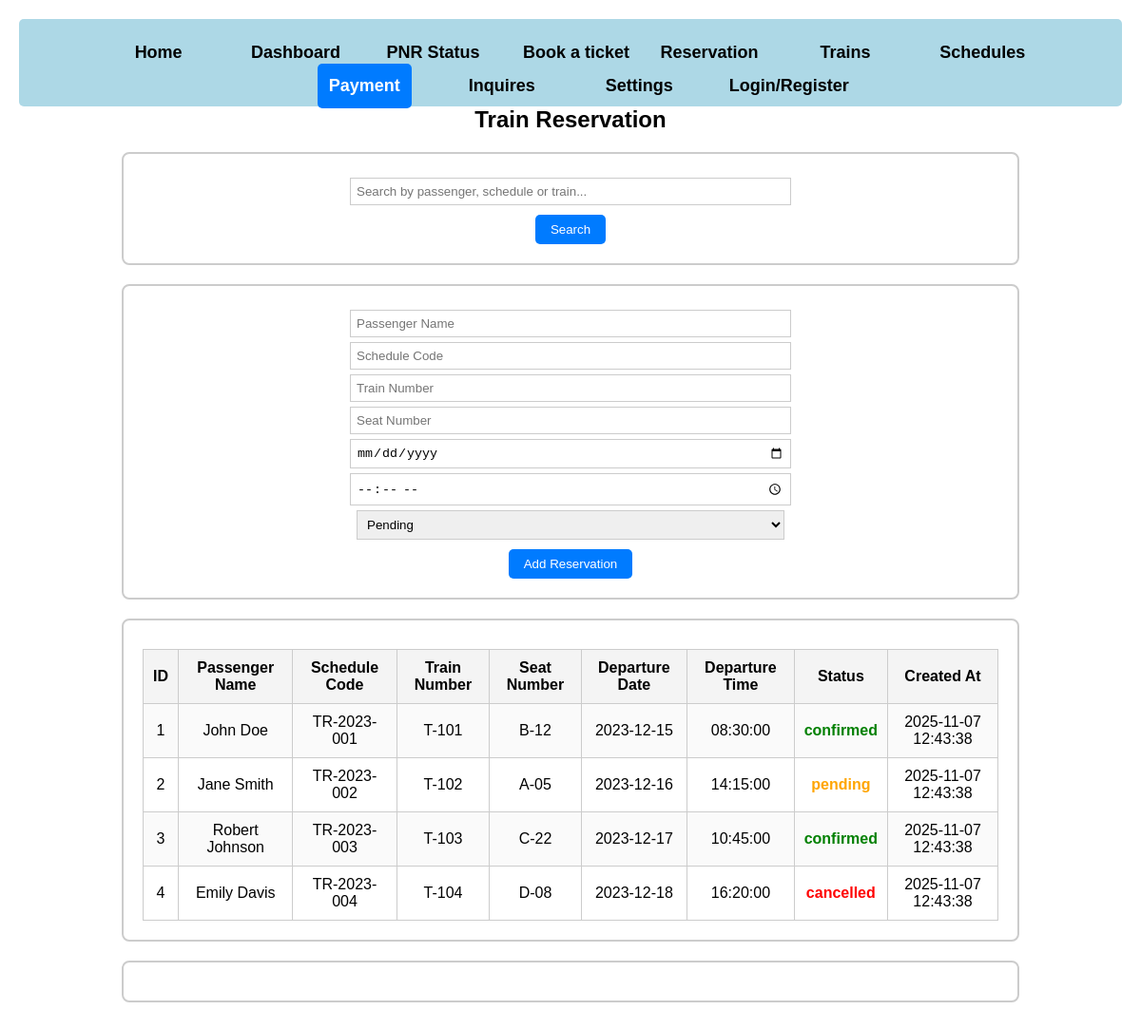
The app's page /reservation.php with its own data.
### tables this page shows
CREATE TABLE reservation (
    id INT AUTO_INCREMENT PRIMARY KEY,
    passenger_name VARCHAR(100) NOT NULL,
    schedule_code VARCHAR(50) NOT NULL,
    train_number VARCHAR(20) NOT NULL,
    seat_number VARCHAR(10) NOT NULL,
    departure_date DATE NOT NULL,
    departure_time TIME NOT NULL,
    status ENUM('confirmed', 'pending', 'cancelled') NOT NULL DEFAULT 'pending',
    created_at TIMESTAMP DEFAULT CURRENT_TIMESTAMP
);

### reservation.php (the view, shortened to what this page needs)
<?php
include 'header.php';
$servername = "localhost";
$username   = "root";
$password   = "";
$dbname     = "railway";
$conn = new mysqli($servername, $username, $password, $dbname);
$search = "";
$whereClause = "";
$limit = 5;
$page = isset($_GET['page']) ? (int)$_GET['page'] : 1;
$offset = ($page - 1) * $limit;
$sql = "SELECT * FROM reservation $whereClause ORDER BY created_at DESC LIMIT $limit OFFSET $offset";
$result = $conn->query($sql);
?>
<!DOCTYPE html>
<html lang="en">
<head>
</head>
<body>
<h2>Train Reservation</h2>
<div class="box">
    <form method="get" action="">
        <input type="text" name="search" placeholder="Search by passenger, schedule or train..." value="<?php echo htmlspecialchars($search); ?>">
        <button type="submit">Search</button>
    </form>
</div>
<div class="box">
    <form method="post" action="">
        <input type="text" name="passenger_name" placeholder="Passenger Name" required>
        <input type="text" name="schedule_code" placeholder="Schedule Code" required>
        <input type="text" name="train_number" placeholder="Train Number" required>
        <input type="text" name="seat_number" placeholder="Seat Number" required>
        <input type="date" name="departure_date" required>
        <input type="time" name="departure_time" required>
        <select name="status" required>
            <option value="pending">Pending</option>
        </select>
        <button type="submit" name="add_reservation">Add Reservation</button>
    </form>
</div>
<div class="box">
<?php
if ($result->num_rows > 0) {
    echo "<table>
            <tr>
                <th>ID</th>
                <th>Passenger Name</th>
                <th>Schedule Code</th>
                <th>Train Number</th>
                <th>Seat Number</th>
                <th>Departure Date</th>
                <th>Departure Time</th>
                <th>Status</th>
                <th>Created At</th>
            </tr>";
    while($row = $result->fetch_assoc()) {
        $statusClass = "status-" . strtolower($row['status']);
        echo "<tr>
                <td>{$row['id']}</td>
                <td>{$row['passenger_name']}</td>
                <td>{$row['schedule_code']}</td>
                <td>{$row['train_number']}</td>
                <td>{$row['seat_number']}</td>
                <td>{$row['departure_date']}</td>
                <td>{$row['departure_time']}</td>
                <td class='{$statusClass}'>{$row['status']}</td>
                <td>{$row['created_at']}</td>
              </tr>";
    }
    echo "</table>";
} else {
    echo "<p>No reservations found.</p>";
}
?>
</div>
<div class="box pagination">
</div>
</body>
</html>

### header.php (shortened to what this page needs)
<!DOCTYPE html>
<html>
<head>
<link rel="stylesheet" href="s1.css" type="text/css">
</head>
<body>
<div class="Menu">
<ul id="navmenu">
<li><a href="index.php">Home</a></li>
<li><a href="dashboard.php">Dashboard</a></li>
<li><a href="pnrstatus.php">PNR Status</a></li>
<li><a href="booktkt.php">Book&nbsp;a&nbsp;ticket</a></li>
<li><a href="reservation.php">Reservation</a></li>
<li><a href="train_list.php">Trains</a></li>
<li><a href="schedule_list.php">Schedules</a></li>
<li><a href="payment.php" style="color:white; background-color:#007BFF; border-radius:5px; padding:6px 12px;">Payment</a></li>
<li><a href="inquires.php">Inquires</a></li>
<li><a href="settings.php">Settings</a></li>
<li>
<?php
if(isset($_SESSION['user_info'])){
echo '<div id="dropdown"><span id="user">'.$_SESSION['user_info'].'</span><div id="Logout"><a href="logout.php">Logout</a></div></div>';
} else {
echo '<a href="register.php">Login/Register</a>';
}
?>
</li>
</ul>
</div>
</body>
</html>

### s1.css (style rules this page uses)
* { margin:0px; }
ul li { width: 130px; display: inline-block; height: 35px; line-height: 35px; text-align: center; }
ul li a { color: white; text-decoration: none; display: block; }
ul li { cursor: pointer; margin-left: 65px; }

### header.php (style rules this page uses)
li { font-family: sans-serif; font-size: 18px; list-style: none; }
.Menu { background-color: #ADD8E6; padding: 10px 25px; border-radius: 5px; text-align: center; }
.Menu a, .Menu span { color: black; text-decoration: none; padding: 8px 15px; display: inline-block; font-weight: bold; }
#navmenu { margin: 0; padding: 0; display: inline-block; }
#navmenu li { display: inline-block; margin: 0 5px; }

### reservation.php (style rules this page uses)
body { font-family: Arial, sans-serif; margin: 0; padding: 20px; background: url(img/bg1.jpg) no-repeat center center fixed; background-size: cover; }
h2 { text-align: center; margin-bottom: 20px; }
.box { background: #fff; border: 2px solid #ccc; border-radius: 8px; padding: 20px; margin: 0 auto 20px auto; max-width: 900px; }
table { border-collapse: collapse; width: 100%; margin-top: 10px; background: #fff; }
th, td { border: 1px solid #ccc; padding: 10px; text-align: center; }
th { background: #f4f4f4; }
tr:nth-child(even) { background: #fafafa; }
.status-confirmed { color: green; font-weight: bold; }
.status-pending { color: orange; font-weight: bold; }
.status-cancelled { color: red; font-weight: bold; }
form input, form select { margin: 5px 0; padding: 6px; width: 50%; max-width: 850px; border: 1px solid #ccc; display: block; margin-left: auto; margin-right: auto; }
form button { display: block; margin: 10px auto 0 auto; padding: 8px 16px; border: none; background: #007BFF; color: #fff; border-radius: 5px; cursor: pointer; }
.pagination { text-align: center; margin-top: 15px; }

### records on screen
reservation: id "1", passenger_name "John Doe", schedule_code "TR-2023-001", train_number "T-101", seat_number "B-12", departure_date "2023-12-15", departure_time "08:30:00", status "confirmed", created_at "2025-11-07 12:43:38"
reservation: id "2", passenger_name "Jane Smith", schedule_code "TR-2023-002", train_number "T-102", seat_number "A-05", departure_date "2023-12-16", departure_time "14:15:00", status "pending", created_at "2025-11-07 12:43:38"
reservation: id "3", passenger_name "Robert Johnson", schedule_code "TR-2023-003", train_number "T-103", seat_number "C-22", departure_date "2023-12-17", departure_time "10:45:00", status "confirmed", created_at "2025-11-07 12:43:38"
reservation: id "4", passenger_name "Emily Davis", schedule_code "TR-2023-004", train_number "T-104", seat_number "D-08", departure_date "2023-12-18", departure_time "16:20:00", status "cancelled", created_at "2025-11-07 12:43:38"
